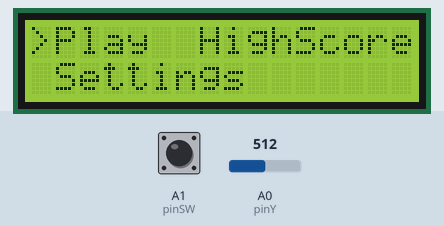
Recording of a sketch running on a simulated Arduino Uno, built with avr-gcc and run on an emulated ATmega328P. Parts: 16×2 character LCD. The test bench sets the inputs (shaded band); at power-on: A1 (pinSW) HIGH, A0 (pinY) = 512.

Above: at 1.2 s.
1.3 s: A1 (pinSW) pulled LOW for 1 s
At 3.0 s:
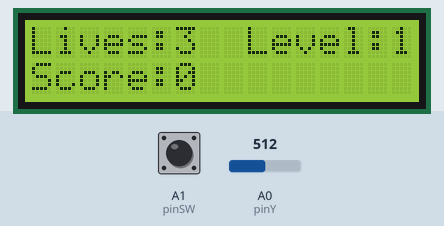
At 11.4 s:
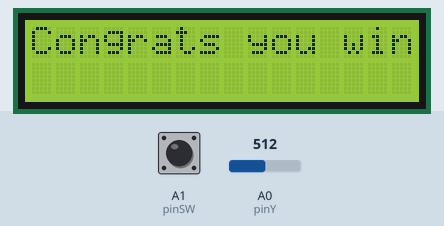
Timing chart, 0 to 11.8 s (numbered marks = the images above; inputs shaded):
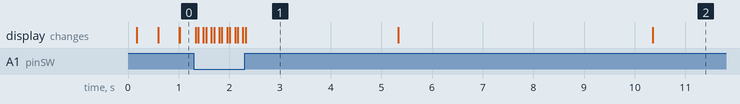

Measured:
- what the display in image 1 shows lasts 3.0 s, from 2.3 s to 5.3 s

The sketch:

LcdMenu.ino
```cpp
#include <LiquidCrystal.h>
int highScore = 0;

const int RS = 12;
const int enable = 11;
const int d4 = 5;
const int d5 = 4;
const int d6 = 3;
const int d7 = 2;
const int pinY = A0;
const int pinSW = A1;
const int pinX = A2;

bool buttonPressed = false;
bool joyMovedY = false;
bool joyMovedX = false;
bool lvlUp = false;
int startingLevel = 1;
int lvlVal = 1;
int lives = 3;
int level = 1;
int score = 0;
int newGame = 0;

unsigned long previousTime = 0;
unsigned long currentTime = 0;

bool finish = false;
bool inOther = false;

int movedValue = 0;
int minThreshold = 400;
int maxThreshold = 600;

int yValue = 0;
int xValue = 0;

int buttonValue = 1;
int lcdCol = 0;
int lcdRow = 0;
int lastButtonState = 1;
int buttonState = 1;

int arrowPosMenu[3][2] = {
   {0, 0},
   {0, 1},
   {6, 0}
};

LiquidCrystal lcd(RS, enable, d4, d5, d6, d7);
void setup() {
lcd.begin(16, 2);
pinMode(pinSW, INPUT_PULLUP);
Serial.begin(9600);
}
void loop() {
 buttonValue = digitalRead(pinSW);
 if(buttonValue == 0 && buttonPressed == false){
  delay(50);
  buttonValue = digitalRead(pinSW);
  if(buttonValue == 1){
     buttonPressed = true;
  }
 }else if(buttonValue == 0){
         delay(50);
         buttonValue = digitalRead(pinSW);
         if(buttonValue == 1){
            buttonPressed = false;
            lcd.clear();
            previousTime = currentTime;
            newGame = 0;
         }
 }
 if(buttonPressed == false){
  myMenu();
  delay(100);
  lcd.clear();
  lcd.setCursor(lcdCol,lcdRow);
  lcd.print(">");
  yValue = analogRead(pinY);
  yValue = analogRead(pinY);
  if( yValue > maxThreshold && joyMovedY == false){
      if(movedValue > 0){
          movedValue--;
       }
        else{
         movedValue = 2;
        }
        joyMovedY = true;
     }

   if ( yValue < minThreshold && joyMovedY == false){
       if(movedValue < 2){
         movedValue++;
        }
        else{
         movedValue = 0;
        }
       joyMovedY = true;
     }
     if( yValue >= minThreshold && yValue <= maxThreshold){
      joyMovedY = false;
     }

  lcdCol = arrowPosMenu[movedValue][0];
  lcdRow = arrowPosMenu[movedValue][1];
 }
 else if(buttonPressed == true){
      if(movedValue == 0 && newGame == 0){
        if(currentTime - previousTime == 0){
          level = startingLevel;
          score = 0;
          previousTime = currentTime;
        }
        inGame(lives, level, score);
        delay(1000);
        currentTime = millis()/1000;
        if(currentTime - previousTime == 5){
            level = level+1;
            score = score + level * 3;
        }
        if(currentTime - previousTime == 10){
          lcd.clear();
          lcd.print("Congrats you win Press to exit");
          if(score > highScore){
            highScore = score;
          }
          previousTime = currentTime;
          newGame = 1;
        }
      }
       if(movedValue == 2){
           highMenu(highScore);
       }
       if(movedValue == 1){
          settingsMenu(startingLevel);
           xValue = analogRead(pinX);
           if( xValue < minThreshold && joyMovedX == false){
              if(lvlVal > 1){
                 lvlVal--;
               }
               else{
                lvlVal = 4;
               }
               joyMovedX = true;
            }
            if ( xValue > maxThreshold && joyMovedX == false){
              if(lvlVal < 4){
                 lvlVal++;
               }
               else{
                lvlVal = 1;
               }
               joyMovedX = true;
            }
            if( xValue >= minThreshold && xValue <= maxThreshold){
              joyMovedX = false;
            }
            startingLevel = lvlVal;
       }
 }
}
void myMenu(){
  lcd.setCursor(1, 0);
  lcd.print("Play");
  lcd.setCursor(7, 0);
  lcd.print("HighScore");
  lcd.setCursor(1,1);
  lcd.print("Settings");
}

void inGame(int lives, int level, int score){
  lcd.setCursor(0, 0);
  lcd.print("Lives:");
  lcd.print(lives);
  lcd.setCursor(9, 0);
  lcd.print("Level:");
  lcd.print(level);
  lcd.setCursor(0, 1);
  lcd.print("Score:");
  lcd.print(score);

}
void highMenu(int highScore){
  lcd.setCursor(0, 0);
  lcd.print("HighScore:");
  lcd.print(highScore);
  lcd.setCursor(0,1);
  lcd.print("Player");
}
void settingsMenu(int value){
  lcd.setCursor(0, 0);
  lcd.print("Level:");
  lcd.print(value);
  lcd.setCursor(0,1);
  lcd.print("Push to exit!");
}
```
